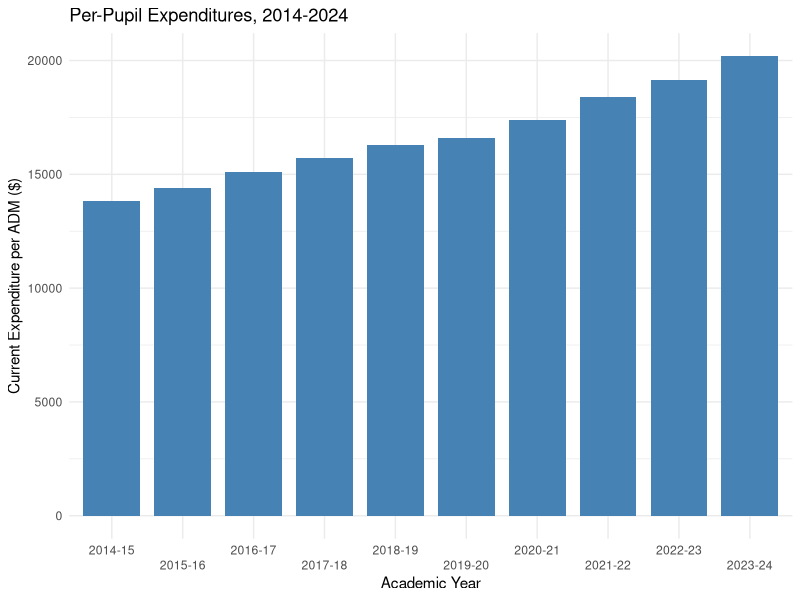

Reproduce this figure in R.
## ---- chunk 1
#Reading in data and packages
#| message: false
#| warning: false
library(tidyverse)
library(knitr)
keystone <- read_csv("./data/keystone.csv")
snapshot2024 <- read_csv("./data/snapshot2024_2.csv")

#| message: false
#| warning: false
library(scales)
ggplot(keystone, aes(x=year, y=tot_current_per_adm)) +
geom_col(width=0.8, fill="steelblue") +
  labs(title = "Per-Pupil Expenditures, 2014-2024") +
  labs(x = "Academic Year", y = "Current Expenditure per ADM ($)") +
  scale_x_discrete(guide = guide_axis(n.dodge = 2)) +
  theme_minimal()
